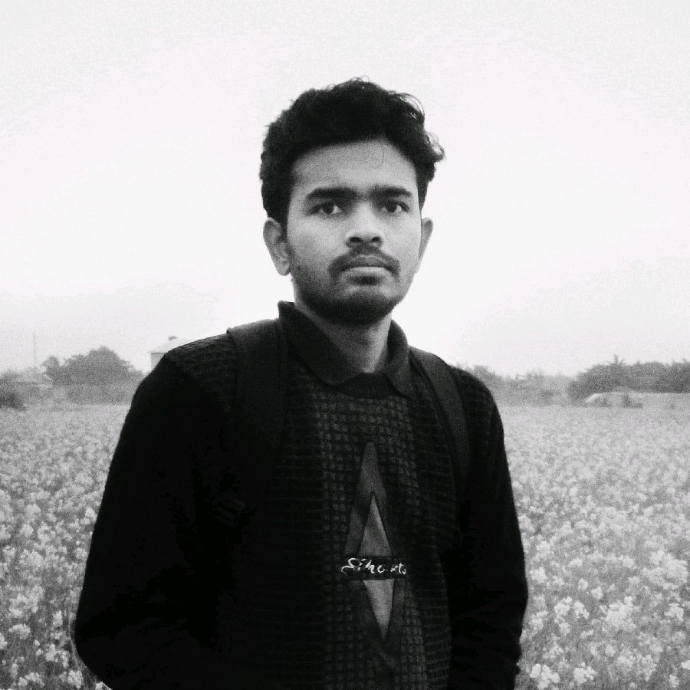
#> input picture my.png, 690 x 690 px
$ python 'Face & Eye Detection.py'
#> lines starting #> are read from the running program, lines starting #| are printed output that depends on the picture; after the words box and inside, x2 and y2 are one past the last pixel; in counts of white or black regions, pixels touching at a corner belong together
import numpy as np
import cv2
face_cascade = cv2.CascadeClassifier("haarcascade_frontalface_default.xml")
eye_cascade = cv2.CascadeClassifier("haarcascade_eye.xml")
#save the image(i) in the same directory
img = cv2.imread("my.png")
#> img is the input picture: shape (690, 690, 3); mean B, G, R 148.8, 148.5, 148.9
gray = cv2.cvtColor(img, cv2.COLOR_BGR2GRAY)
faces = face_cascade.detectMultiScale(gray, 1.1, 5)
#> faces = [[269, 130, 183, 183]]
for (x,y,w,h) in faces:
    img = cv2.rectangle(img,(x,y),(x+w,y+h),(255,0,0),2)
    roi_gray = gray[y:y+h, x:x+w]
    roi_color = img[y:y+h, x:x+w]
    eyes = eye_cascade.detectMultiScale(roi_gray)
#> this loop made 1 pass
#> (x, y, w, h, eyes) on pass 1: (269, 130, 183, 183, [[106, 58, 36, 36], [38, 53, 46, 46]])
#> pass 1, `img = cv2.rectangle(img,(x,y),(x+w,y+h),(255,0,0),2)`:
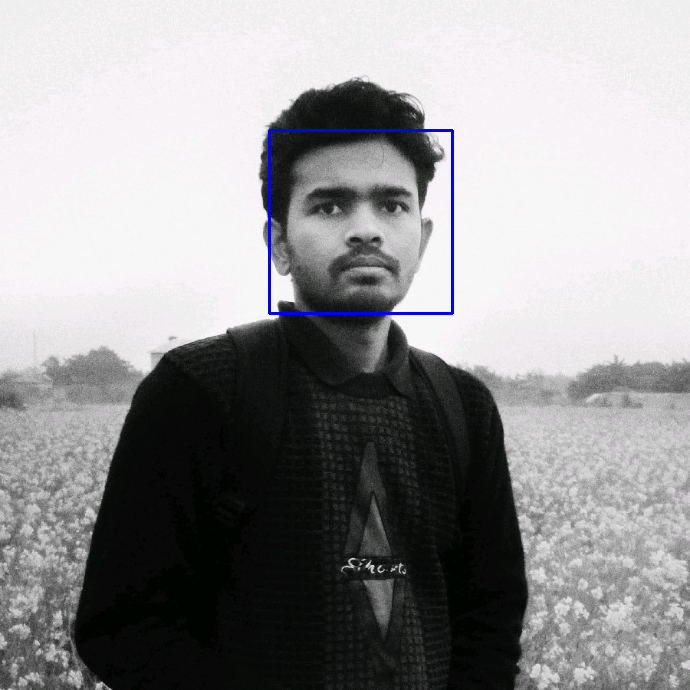
#> img: shape (690, 690, 3); 0.46% of pixels changed, all inside (x1, y1, x2, y2) = (268, 129, 454, 315)
#> pass 1, `roi_gray = gray[y:y+h, x:x+w]`:
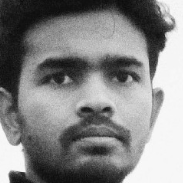
#> roi_gray: shape (183, 183); min 11, max 251, mean 132.6
#> pass 1, `roi_color = img[y:y+h, x:x+w]`:
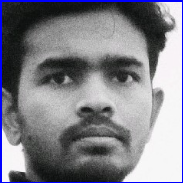
#> roi_color: shape (183, 183, 3); mean B, G, R 137.1, 128.8, 128.7
for (ex,ey,ew,eh) in eyes:
        cv2.rectangle(roi_color,(ex,ey),(ex+ew,ey+eh),(0,255,0),2)
#> this loop made 2 passes
#> (ex, ey, ew, eh) on passes 1 to 2: (106, 58, 36, 36), (38, 53, 46, 46)
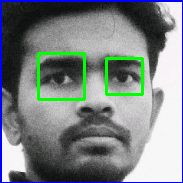
#> roi_color: shape (183, 183, 3); 2.91% of pixels changed, all inside (x1, y1, x2, y2) = (37, 52, 144, 101)
cv2.imshow('img',img)
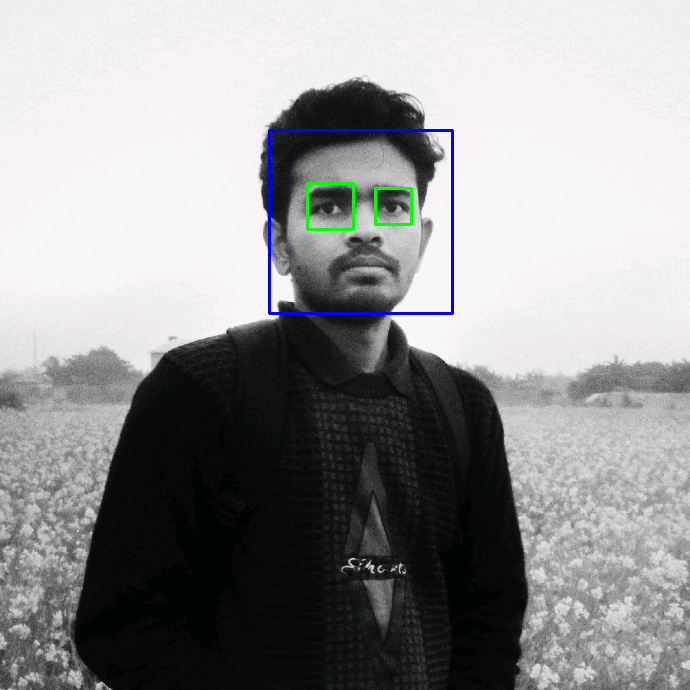
#> window 'img': shape (690, 690, 3); mean B, G, R 149, 148.1, 148
cv2.waitKey(0)
cv2.destroyAllWindows()
